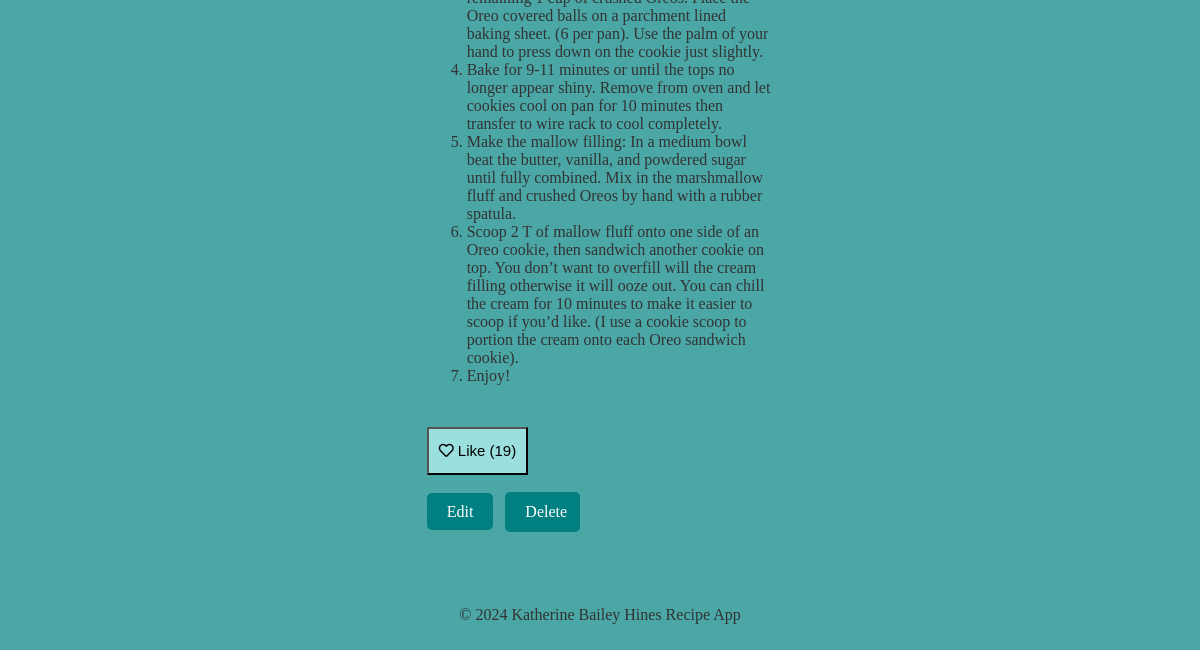
The page /view_recipe/11 (signed in, lower part) on the database as committed earlier.
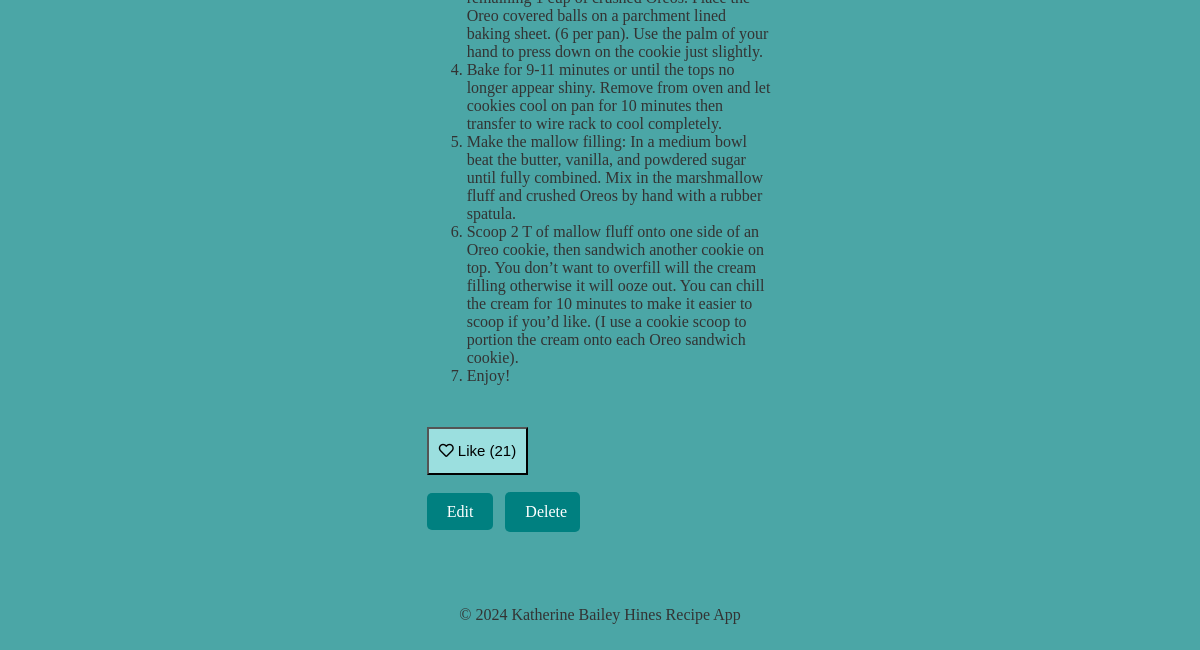
The same page on the database as committed later.
### app.py (models this page shows)
class Recipe(db.Model):
    id = db.Column(db.Integer, primary_key=True)
    title = db.Column(db.String(100), nullable=False)
    description = db.Column(db.Text, nullable=False)
    ingredients = db.Column(db.Text, nullable=False)
    instructions = db.Column(db.Text, nullable=False)
    image = db.Column(db.String(255), nullable=True)
    likes = db.Column(db.Integer, default=0)  # New field to store the number of likes
    category = db.Column(db.String(100), nullable=True)  # Add the category column
    user_id = db.Column(db.Integer, db.ForeignKey('user.id'), nullable=False)
    user = db.relationship('User', backref='recipes', lazy=True)

### app.py (the view)
@app.route('/view_recipe/<int:recipe_id>')
def view_recipe(recipe_id):
    recipe = Recipe.query.get(recipe_id)
    if recipe:
        likes_count = recipe.likes
        return render_template('view_recipe.html', recipe=recipe, likes_count=likes_count)
    else:
        return render_template('error.html', message='Recipe not found'), 404

### app.py (called while the page is built)
@login_manager.user_loader
def load_user(user_id):
    return User.query.get(int(user_id))

### templates/view_recipe.html (shortened to what this page needs)
{% extends 'base.html' %}
{% block content %}
<div class="recipe-container">
    <div class="recipe-image">
    </div>
    <div class="recipe-details">
        <div class="recipe-content">
            <ol>
                {% for instruction in recipe.instructions.split('\n') %}
                    {% if instruction.strip() %}
                        <li>{{ instruction.strip() }}</li>
                    {% endif %}
                {% endfor %}
            </ol>
        </div>
        <div class="recipe-actions">
            <form method="POST" action="{{ url_for('like_recipe', recipe_id=recipe.id) }}">
                <button type="submit" class="btn like-button"><i class="far fa-heart"></i> Like ({{ recipe.likes }})</button>
            </form>
            <a href="{{ url_for('edit_recipe', recipe_id=recipe.id) }}" class="btn teal-button">Edit</a>
            <form action="{{ url_for('delete_recipe', recipe_id=recipe.id) }}" method="POST" style="display: inline;">
                <button type="submit" class="btn btn-delete">Delete</button>
            </form>
        </div>
    </div>
</div>
{% endblock %}

### templates/base.html (shortened to what this page needs)
<!DOCTYPE html>
<html lang="en">
<head>
    <link rel="stylesheet" href="{{ url_for('static', filename='main.css') }}">
    <link rel="stylesheet" href="https://cdnjs.cloudflare.com/ajax/libs/font-awesome/5.15.3/css/all.min.css">
</head>
<body>
    <main>
        {% block content %}
        {% endblock %}
    </main>
    <footer>
        <p>&copy; 2024 Katherine Bailey Hines Recipe App</p>
    </footer>
</body>
</html>

### static/main.css (style rules this page uses)
body { background: rgb(75, 166, 166); color: #333333; margin-top: 1rem; }
main { margin: 0 20px; padding: 2rem; min-height: calc(100vh - 15rem); }
.recipe-container { display: grid; grid-template-columns: repeat(auto-fill, minmax(300px, 1fr)); justify-content: center; gap: 20px; }
.recipe-image { width: 100%; height: auto; }
.recipe-details { display: grid; grid-template-rows: auto auto auto auto; row-gap: 10px; }
.recipe-container { display: grid; grid-template-columns: repeat(3, 1fr); grid-gap: 20px; }
.recipe-actions { margin-top: 1em; }
.recipe-actions .btn { margin-right: 0.5rem; }
footer { text-align: center; padding: 1rem; }
button { height: 3rem; padding: 0.5rem 1rem; font-size: 1.2rem; }
.teal-button, .btn.btn-delete { background-color: teal; color: white; border: none; padding: 10px 20px; border-radius: 5px; cursor: pointer; width: 150px; height: 40px; text-align: center; font-family: inherit; text-decoration: none; font-size: 16px; }
.btn.btn-delete { width: 75px; height: 40px; }
.fa-heart { display: inline-block; }
.btn.like-button { background-color:rgb(155, 223, 223); padding: 10px; max-height: 25 px; margin-bottom: 17px; font-size: 15px; }

Rows that differ between the two databases and show on the page:
changed Recipe: likes "19" → "21"
